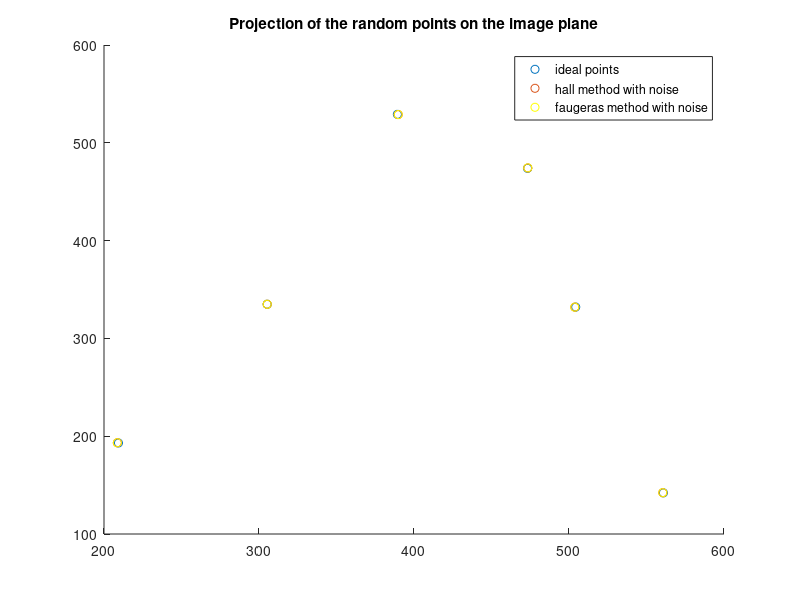
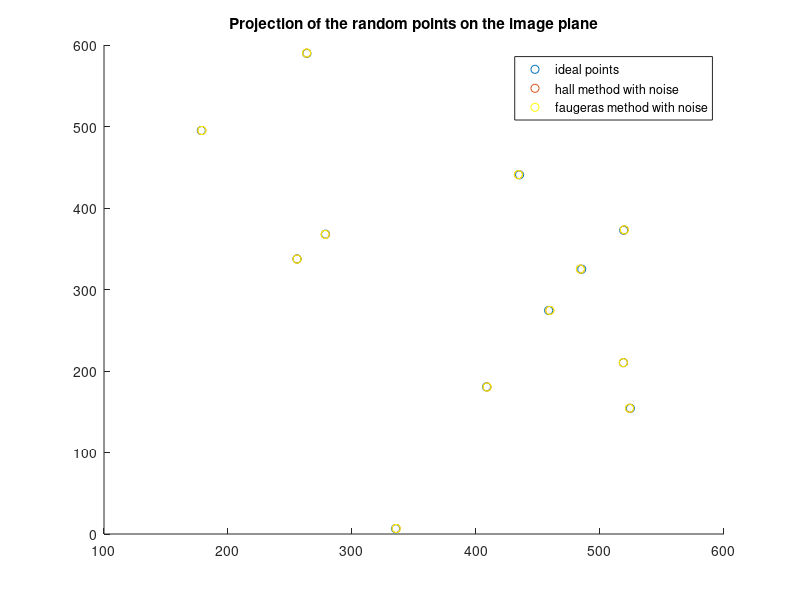
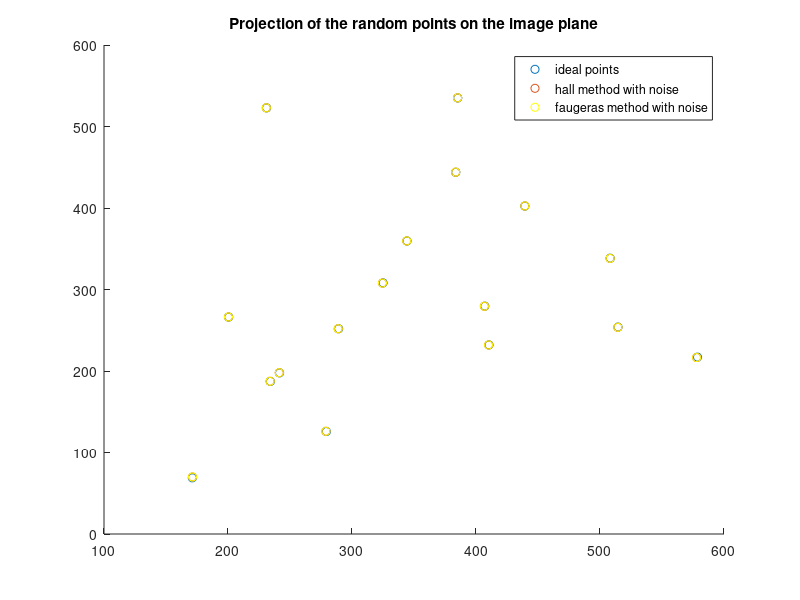
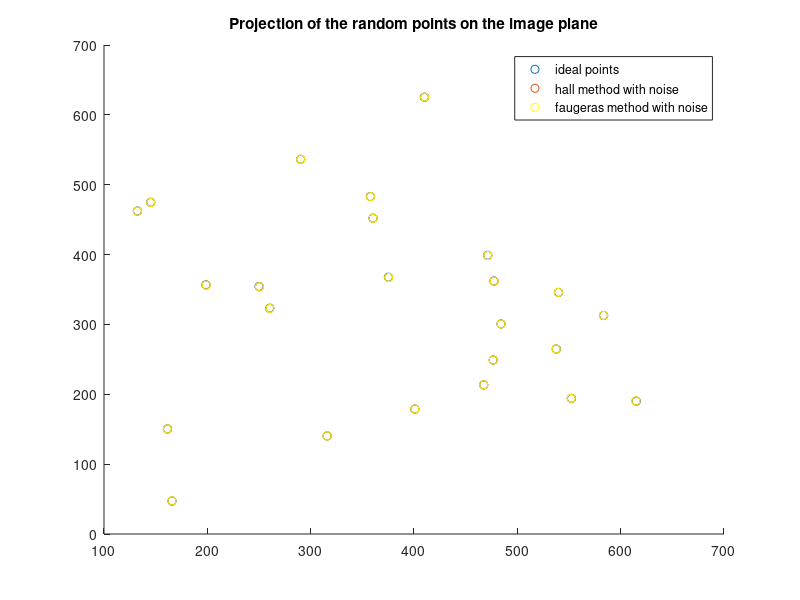

The MATLAB source for these figures, in order:
%Visual Perception
%Lab 2: Camera Calibration
%Author: Raabid Hussain

close all;
clear;
clc;

%Defining the intrinsic and extrinsic parameters
au=557.0943;
av=712.9824;
u0=326.3819;
v0=298.6679;
f=80;
Tx=100;
Ty=0;
Tz=1500;
Phix=0.8*pi/2;
Phiy=-1.8*pi/2;
Phix1=pi/5;
noise=0.5;

%loop for different number of 3D data points
for num=6:6:100
    %defining x-axis values for the accuracy graph
    acis(num/6)=num;
    %Defining the transformation matrices
    I=[au 0 u0 0;0 av v0 0;0 0 1 0];
    R=[1 0 0;0 cos(Phix) -sin(Phix);0 sin(Phix) cos(Phix)]*[cos(Phiy) 0 sin(Phiy); 0 1 0;-sin(Phiy) 0 cos(Phiy)]*[1 0 0;0 cos(Phix1) -sin(Phix1);0 sin(Phix1) cos(Phix1)];
    E=[R [Tx;Ty;Tz]];
    E=[E;0 0 0 1];

    %random 6 points
    rpts=[randi([-480, 480],num,1), randi([-480, 480],num,1), randi([-480, 480],num,1), ones(num,1)]';
    campts=I*E*rpts;
    for i=1:num
        campts(1,i)=campts(1,i)/campts(3,i);
        campts(2,i)=campts(2,i)/campts(3,i);
        campts(3,i)=campts(3,i)/campts(3,i);
        %copying the non-noisy data points in different variable for
        %further calculations
        campts1=campts;
        campts2=campts;
    end
    
    %plotting points on image plane
    figure;
    scatter(campts(1,:),campts(2,:));
    title('Projection of the random points on the image plane');
    
    %%%%%%%%%%%%%%%%%%%%%%%%%%%%%%%%%%%%%%%%%%%%%%%%%%%%%%%%%%%%%%%%%%%%%%%
    %%%%%%%%%%%%%%%%%%%%%%%       HALL METHOD       %%%%%%%%%%%%%%%%%%%%%%%
    %%%%%%%%%%%%%%%%%%%%%%%%%%%%%%%%%%%%%%%%%%%%%%%%%%%%%%%%%%%%%%%%%%%%%%%
    
    %Hall method
    for i=1:num
        Qm1=[rpts(1,i) rpts(2,i) rpts(3,i) 1 0 0 0 0 -campts(1,i)*rpts(1,i) -campts(1,i)*rpts(2,i) -campts(1,i)*rpts(3,i)];
        Q(2*i-1,:)=Qm1;
        Q1=[0 0 0 0 rpts(1,i) rpts(2,i) rpts(3,i) 1 -campts(2,i)*rpts(1,i) -campts(2,i)*rpts(2,i) -campts(2,i)*rpts(3,i)];
        Q(2*i,:)=Q1;
        Bm1=campts(1,i);
        B(2*i-1,:)=Bm1;
        B1=campts(2,i);
        B(2*i,:)=B1;
    end

    %comparing with real matrix
    A=Q\B;
    A=[A;1]';
    A=reshape(A,4,3)';
    Ar=I*E;
    Ar=Ar/Ar(3,4);

    %adding noise to image coordinates
    campts=campts(1:2,:);
    campts=campts+noise*randn(2,num);
    campts=[campts;ones(1,num)];
    ncampts=campts;

    %Hall method on noisy points
    for i=1:num
        Qm1=[rpts(1,i) rpts(2,i) rpts(3,i) 1 0 0 0 0 -campts(1,i)*rpts(1,i) -campts(1,i)*rpts(2,i) -campts(1,i)*rpts(3,i)];
        Q(2*i-1,:)=Qm1;
        Q1=[0 0 0 0 rpts(1,i) rpts(2,i) rpts(3,i) 1 -campts(2,i)*rpts(1,i) -campts(2,i)*rpts(2,i) -campts(2,i)*rpts(3,i)];
        Q(2*i,:)=Q1;
        Bm1=campts(1,i);
        B(2*i-1,:)=Bm1;
        B1=campts(2,i);
        B(2*i,:)=B1;
    end

    %comparing with real matrix
    A=Q\B;
    A=[A;1]';
    A=reshape(A,4,3)';
    Ar=I*E;
    Ar=Ar/Ar(3,4);

    %plotting noisy points on image plane
    noipts=A*rpts;
    for i=1:num
        noipts(1,i)=noipts(1,i)/noipts(3,i);
        noipts(2,i)=noipts(2,i)/noipts(3,i);
        noipts(3,i)=noipts(3,i)/noipts(3,i);
    end
    hold on;
    scatter(noipts(1,:),noipts(2,:),'r+');

    %determining discrepancy among the result obtained
    accuracy=0;
    for i=1:num
        accuracy=accuracy + sqrt(((noipts(1,i)-campts1(1,i)).^2)+((noipts(2,i)-campts1(2,i)).^2));
    end
    accuracyplot(num/6)=accuracy/num;
    
    %%%%%%%%%%%%%%%%%%%%%%%%%%%%%%%%%%%%%%%%%%%%%%%%%%%%%%%%%%%%%%%%%%%%%%%
    %%%%%%%%%%%%%%%%%%%%%%      FAUGERAS METHOD      %%%%%%%%%%%%%%%%%%%%%%
    %%%%%%%%%%%%%%%%%%%%%%%%%%%%%%%%%%%%%%%%%%%%%%%%%%%%%%%%%%%%%%%%%%%%%%%
    
    %Faugeras method
    for i=1:num
        Qm1=[rpts(1,i) rpts(2,i) rpts(3,i) -campts1(1,i)*rpts(1,i) -campts1(1,i)*rpts(2,i) -campts1(1,i)*rpts(3,i) 0 0 0 1 0];
        Q(2*i-1,:)=Qm1;
        Q1=[0 0 0 -campts1(2,i)*rpts(1,i) -campts1(2,i)*rpts(2,i) -campts1(2,i)*rpts(3,i) rpts(1,i) rpts(2,i) rpts(3,i) 0 1];
        Q(2*i,:)=Q1;
        Bm1=campts1(1,i);
        B(2*i-1,:)=Bm1;
        B1=campts1(2,i);
        B(2*i,:)=B1;
    end

    %comparing with real matrix
    A=Q\B;
    T1=A(1:3);
    T2=A(4:6);
    T3=A(7:9);
    C1=A(10);
    C2=A(11);
    %obtained camera parameters
    u01=(T1'*T2)/((norm(T2)).^2);
    v01=(T2'*T3)/((norm(T2)).^2);
    au1=norm(cross(T1,T2)/((norm(T2)).^2));
    av1=norm(cross(T2,T3)/((norm(T2)).^2));
    r1=(norm(T2)/norm(cross(T1,T2)))*(T1-(((T1'*T2)*T2)/((norm(T2)).^2)));
    r2=(norm(T2)/norm(cross(T2,T3)))*(T3-(((T2'*T3)*T2)/((norm(T2)).^2)));
    r3=T2/norm(T2);
    Tx1=(norm(T2)/norm(cross(T1,T2)))*(C1-(((T1'*T2))/((norm(T2)).^2)));
    Ty1=(norm(T2)/norm(cross(T2,T3)))*(C2-(((T2'*T3))/((norm(T2)).^2)));
    Tz1=1/norm(T2);
    %new transformation matrix
    E1=[r1';r2';r3';0 0 0];
    Tr1=[Tx1;Ty1;Tz1;1];
    E1=[E1 Tr1];
    I1=[au1 0 u01 0;0 av1 v01 0;0 0 1 0];
    
    %adding noise to image coordinates (same ones a s used before)
    campts1=ncampts;

    %Faugeras method on noisy points
    for i=1:num
        Qm1=[rpts(1,i) rpts(2,i) rpts(3,i) -campts1(1,i)*rpts(1,i) -campts1(1,i)*rpts(2,i) -campts1(1,i)*rpts(3,i) 0 0 0 1 0];
        Q(2*i-1,:)=Qm1;
        Q1=[0 0 0 -campts1(2,i)*rpts(1,i) -campts1(2,i)*rpts(2,i) -campts1(2,i)*rpts(3,i) rpts(1,i) rpts(2,i) rpts(3,i) 0 1];
        Q(2*i,:)=Q1;
        Bm1=campts1(1,i);
        B(2*i-1,:)=Bm1;
        B1=campts1(2,i);
        B(2*i,:)=B1;
    end

    %comparing with real matrix
    A=Q\B;
    T1=A(1:3);
    T2=A(4:6);
    T3=A(7:9);
    C1=A(10);
    C2=A(11);
    %obtained camera parameters
    u01=(T1'*T2)/((norm(T2)).^2);
    v01=(T2'*T3)/((norm(T2)).^2);
    au1=norm(cross(T1,T2)/((norm(T2)).^2));
    av1=norm(cross(T2,T3)/((norm(T2)).^2));
    r1=(norm(T2)/norm(cross(T1,T2)))*(T1-(((T1'*T2)*T2)/((norm(T2)).^2)));
    r2=(norm(T2)/norm(cross(T2,T3)))*(T3-(((T2'*T3)*T2)/((norm(T2)).^2)));
    r3=T2/norm(T2);
    Tx1=(norm(T2)/norm(cross(T1,T2)))*(C1-(((T1'*T2))/((norm(T2)).^2)));
    Ty1=(norm(T2)/norm(cross(T2,T3)))*(C2-(((T2'*T3))/((norm(T2)).^2)));
    Tz1=1/norm(T2);
    %new transformation matrix
    E1=[r1';r2';r3';0 0 0];
    Tr1=[Tx1;Ty1;Tz1;1];
    E1=[E1 Tr1];
    I1=[au1 0 u01 0;0 av1 v01 0;0 0 1 0];
    A=I1*E1;
    A=A/A(3,4);
    
    %plotting noisy points on image plane
    noipts=A*rpts;
    for i=1:num
        noipts(1,i)=noipts(1,i)/noipts(3,i);
        noipts(2,i)=noipts(2,i)/noipts(3,i);
        noipts(3,i)=noipts(3,i)/noipts(3,i);
    end
    hold on;
    scatter(noipts(1,:),noipts(2,:),'y');

    %determining discrepancy among the result obtained
    accuracy=0;
    for i=1:num
        accuracy=accuracy + sqrt(((noipts(1,i)-campts2(1,i)).^2)+((noipts(2,i)-campts2(2,i)).^2));
    end
    accuracyplot1(num/6)=accuracy/num;
    
    legend('ideal points', 'hall method with noise', 'faugeras method with noise');
end

%accuracy graph for both method and different number of data points used
figure;
plot(acis,accuracyplot);
hold on;
plot(acis,accuracyplot1,'r');
title('Accuracy of the calibration methods');
xlabel('Number of data points');
ylabel('Mean error of methods');
legend('Halls method','Faugeras Method');

